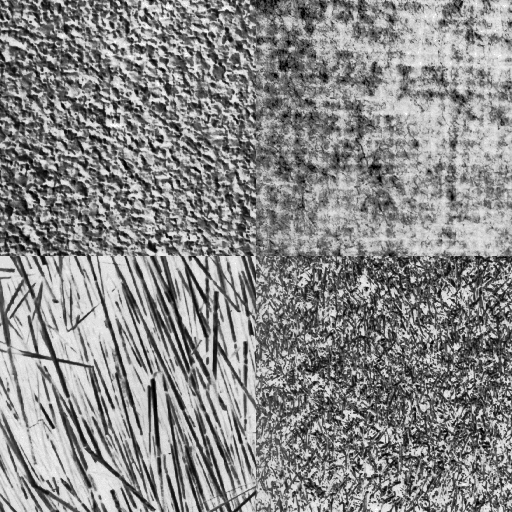
%> input picture Project_1_Segmentation/report/mosaic1.png, 512 x 512 px
$ octave Project_1_MainProgram.m   (GNU Octave 9; MATLAB toolbox functions it lacks are replaced by stand-ins)
%> lines starting %> are read from the running program, lines starting %| are printed output that depends on the picture
### Project_1_Segmentation/GLCM_Calculation.m
function [ glcm_mat] = GLCM_Calculation(imag,GrayLevel,dx,dy)

%Gray Level Co-ocurrence Matrix calculation
%   Generate the GLCM for an selected image
%   Code by Hao, Oct 05, 2018
%---- input -----
%imag :      the image for the GLCM calculation
%GreyLevel:  the gray level of input image
%dx,dy:      the dislocation of reference point and seeking point


%% get the size of input image
[row,col] = size(imag);

%% define the output of GLCM matrix
glcm_mat     = zeros(GrayLevel,GrayLevel);
glcm_mat_ind = 0:1:GrayLevel-1;

% Loop through all the input image location to generate the GLCM response
for i = 1:row
    for j = 1:col

        %define the reference point
        GrayLevel_ref = imag(i,j);

        %check whether if the the desinged point is out off image bounday
        if i+dy > row || i+dy < 1 || j+dx > col || j+dy < 1 || i + dx < 1 || j + dx < 1
            continue
        else
            %locate the point in the designed dislocation
            GrayLevel_next = imag(i+dy,j+dx);

            %insert the gray level response into the GLCM matrix
            glcm_row_indx = find(glcm_mat_ind==GrayLevel_ref);
            glcm_col_indx = find(glcm_mat_ind==GrayLevel_next);
            glcm_mat(glcm_row_indx, glcm_col_indx) = glcm_mat(glcm_row_indx, glcm_col_indx) + 1;

        end
    end
end


% generate the symmetric GLCM matrix by adding it's transpose
glcm_mat = glcm_mat+glcm_mat';

% generate the probability (normalized version of glcm)
glcm_mat = glcm_mat/sum(sum(glcm_mat));


end

### Project_1_Segmentation/Sliding_Window_GLCM_Analysis.m
function [ img_GLCM_feature_IDM,img_GLCM_feature_INR,img_GLCM_feature_SHD] = Sliding_Window_GLCM_Analysis(imag,gray_level,dx,dy,windowSize)
% Sliding window GLCM feature analysis
%   using sliding window for GLCM calculation and derive GLCM feature
%   Code by Hao, Oct 12, 2018
%---- input -----
%imag :      the calculated GLCM_Matrix
%GreyLevel:  the grey level used in GLCM calculation

%% parameters setting
%set the window size of GLCM calculation
window_size   = windowSize;
half_win_size = (window_size -1) ./2;

if( mod(window_size(1),2)==0 || mod(window_size(2),2)==0)
    error('-------!!! window size has to be odd number !!! -----')
end

%get the size of input figure
img_input_size = size(imag);

%convert the image from 8 bit(2^8 =256 gray level) to 4 bit (2^4 =16 gray level) and equalize the mosaic image
imag       = histeq(imag,256);
img_edit   = uint8(round(double(imag) * (gray_level-1) / double(max(imag(:)))));

%pad the input image to avoid the edge effect
img_padded = zeros(img_input_size(1)+ 2*half_win_size(1), img_input_size(2)+ 2*half_win_size(2));
img_padded((half_win_size(1)+1):(size(img_padded,1)-half_win_size(1)),((half_win_size(2)+1):(size(img_padded,2)-half_win_size(2)))) = img_edit;

% %define the output
img_GLCM_feature_IDM = zeros(img_input_size);
img_GLCM_feature_INR = zeros(img_input_size);
img_GLCM_feature_SHD = zeros(img_input_size);

%derive the GLCM feature by sliding window
for irow = 1:img_input_size(1)
    %display status
    fprintf('=========== running on row : %d of %d ==============\n',irow,img_input_size(1));
    for icol = 1:img_input_size(2)

        %select the image for GLCM calculation
        win_cent_row   = irow + half_win_size(1);
        win_cent_col   = icol + half_win_size(2);
        row_id_pad_beg = (win_cent_row) - half_win_size(1);
        row_id_pad_end = (win_cent_row) + half_win_size(1);
        col_id_pad_beg = (win_cent_col) - half_win_size(2);
        col_id_pad_end = (win_cent_col) + half_win_size(2);

        %select the local image
        imag_loc = img_padded(row_id_pad_beg:row_id_pad_end,col_id_pad_beg:col_id_pad_end);

        %derive the GLCM matrix by selected direction
        if(length(dx) ~= length(dy))
            error('------!!! dx and dy must have same size !!! --------')
        end

        % derive the glcm matrix based on defined mulit/single direction
        directions    = length(dx);
        glcm_mat_imag = 0;

        for itheta = 1:directions
            dx_use = dx(itheta);
            dy_use = dy(itheta);
            [glcm_mat_imag_tmp]  =  GLCM_Calculation(imag_loc,gray_level,dx_use,dy_use);
            glcm_mat_imag        =  glcm_mat_imag + glcm_mat_imag_tmp;
        end

        %get the average glcm matrix from all directions
        glcm_mat_imag = glcm_mat_imag./directions;

        %derive the feature image (value) for GLCM matrix
        [img_GLCM_feature_IDM(irow,icol),img_GLCM_feature_INR(irow,icol),img_GLCM_feature_SHD(irow,icol) ] = GLCM_Feature_Calculation(glcm_mat_imag,gray_level);
    end
end


end

### Project_1_Segmentation/Project_1_MainProgram.m
%%=======================================================================
%% Matlab code for project-1
% Author: Hao, Zhao
% Date:   2018, Oct 08
%%=======================================================================

%clean the Matlab enviroment
close all; clear all; clc

%% PartA: Loading the images and seperate into individual textures

% load the two mosic images
mosaic1 = imread('mosaic1.png');
%> mosaic1 is the input picture: size 512x512 uint8; min 0, max 255, mean 136.8
mosaic2 = imread('mosaic2.png');
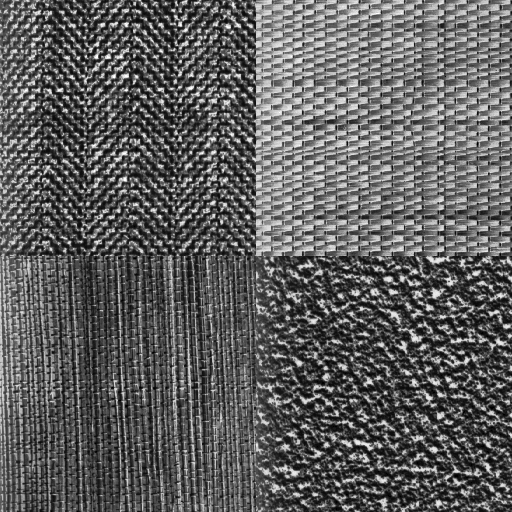
%> input picture Project_1_Segmentation/report/mosaic2.png, 512 x 512 px
%> mosaic2 is the input picture: size 512x512 uint8; min 0, max 255, mean 95.4

% display the input raw images
figure;imagesc(mosaic1);
colormap gray;
colorbar;
title('=== masaic image-1 ===')

figure;imagesc(mosaic2);
colormap gray;
colorbar;
title('=== masaic image-2 ===')

% seperate the initial images into 8 individual masic images
texture_1 = mosaic1(1:256,1:256);
texture_2 = mosaic1(257:512,1:256);
texture_3 = mosaic1(1:256,257:512);
texture_4 = mosaic1(257:512,257:512);
texture_5 = mosaic2(1:256,1:256);
texture_6 = mosaic2(257:512,1:256);
texture_7 = mosaic2(1:256,257:512);
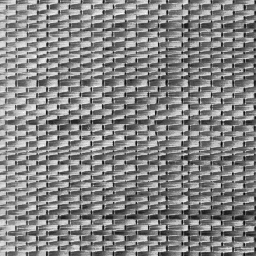
%> texture_7: size 256x256 uint8; min 0, max 255, mean 133.4
texture_8 = mosaic2(257:512,257:512);
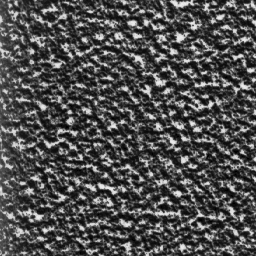
%> texture_8: size 256x256 uint8; min 0, max 234, mean 78.1

texture_all    = cell(1,8);
texture_all{1} = texture_1;
texture_all{2} = texture_2;
texture_all{3} = texture_3;
texture_all{4} = texture_4;
texture_all{5} = texture_5;
texture_all{6} = texture_6;
texture_all{7} = texture_7;
texture_all{8} = texture_8;

%% PartB: analysis the 2nd order statistic parameters(GLCM) for individual image

% Equaliz the mosaic images and display
texture_all_eq     = cell(1,8);
texture_all_new    = cell(1,8);

for n = 1:8
%> this loop made 8 passes; what is shown inside it comes from the first

    %convert the image from 8 bit(2^8 =256 gray level) to 4 bit (2^4 =16 gray level) and equalize the mosaic image
    gray_level         = 2^4;
    texture_all_eq{n}  = histeq(texture_all{n},256);
    texture_all_new{n} = uint8(round(double(texture_all_eq{n}) * (gray_level-1) / double(max(texture_all_eq{n}(:)))));

    figure;
    suptitle(sprintf(['=== Texture image: ' num2str(n) ' === \n']))

    subplot(2,3,1)
    imagesc(texture_all{n});
    colormap gray;
    colorbar;
    title('Original image')

    subplot(2,3,2)
    imagesc(texture_all_eq{n});
    colormap gray;
    colorbar;
    title('Equalized image')

    subplot(2,3,3)
    imagesc(texture_all_new{n});
    colormap gray;
    colorbar;
    title('Equalized image with 16 gray level')

    subplot(2,3,4)
    imhist(texture_all{n});
    xlim([0,255])
    title('Hisogram of original image')

    subplot(2,3,5)
    imhist(texture_all_eq{n});
    xlim([0,255])
    title('Hisogram of equalized image')

    subplot(2,3,6)
    imhist(texture_all_new{n});
    xlim([0,15])
    title('Hisogram of equalized image with 16 gray level')
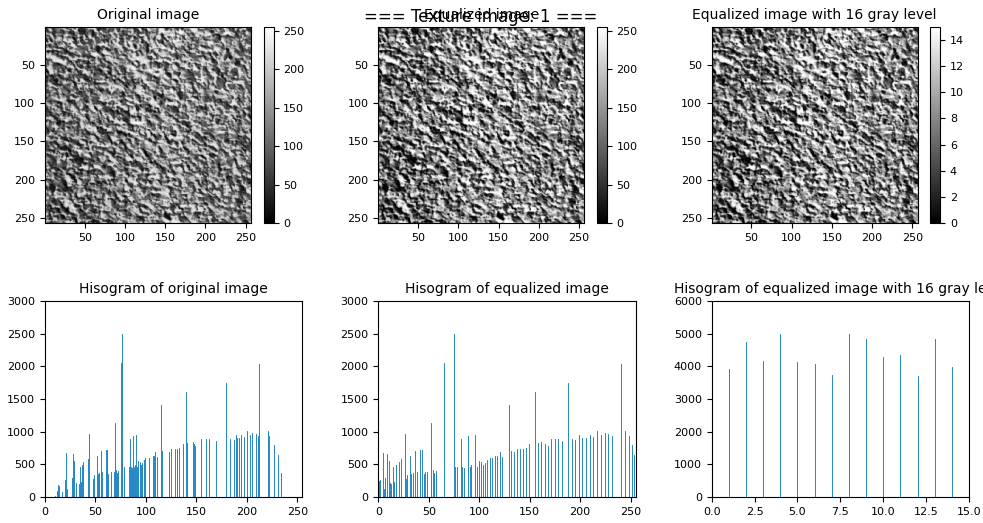
%> figure redrawn from the program's plot data, 6 panels

end


% calculate the GLCM for each textures
for n = 1:8
%> this loop made 8 passes; what is shown inside it comes from the first

    %define the gray level for GLCM analysis
    gray_level = 16;

    %define the GLCM analyzing parameters (step and angle)
    switch n
        case 1 % isotropic GLCM
            dx = [1, 1, 0, -1];
            dy = [0,-1,-1, -1];
        case 2 % 90 degree GLCM
            dx = 1;
            dy = 0;
        case 3 % 0 and 90 degree GLCM
            dx = [1,0];
            dy = [0,1];
        case 4 % 0 and 90 degree GLCM
            dx = [1,0];
            dy = [0,1];
        case 5  % 45 and 135 degree GLCM
            dx = [1,1];
            dy = [1,-1];
        case 6  % 90 degree GLCM
            dx = 1;
            dy = 0;
        case 7 % 0 and 90 degree GLCM
            dx = [1,0];
            dy = [0,1];
        otherwise % isotropic GLCM
            dx = [1, 1, 0, -1];
            dy = [0,-1,-1, -1];
    end

    %derive the GLCM matrix by selected direction
    if(length(dx) ~= length(dy))
        error('------!!! dx and dy must have same size !!! --------')
    end

    % derive the glcm matrix based on defined mulit/single direction
    directions    = length(dx);
    glcm_mat_imag = 0;

    for itheta = 1:directions
        dx_use = dx(itheta);
        dy_use = dy(itheta);
        [glcm_mat_imag_tmp]  =  GLCM_Calculation(texture_all_new{n},gray_level,dx_use,dy_use);
        glcm_mat_imag        =  glcm_mat_imag + glcm_mat_imag_tmp;
    end

    %get the average glcm matrix from all directions
    glcm_mat_imag = glcm_mat_imag./directions;

    figure;
    suptitle(sprintf(['=== Equalized texture image and corresponding GLCM: ' num2str(n) ' === \n']))

    subplot(1,2,1)
    imagesc(texture_all_new{n});
    colormap gray;
    colorbar;
    title('Equalized image')

    subplot(1,2,2)
    imagesc(glcm_mat_imag);
    colormap Parula;
    colorbar;
    xlim([0,15]);
    title('Normalized GLCM matrix')
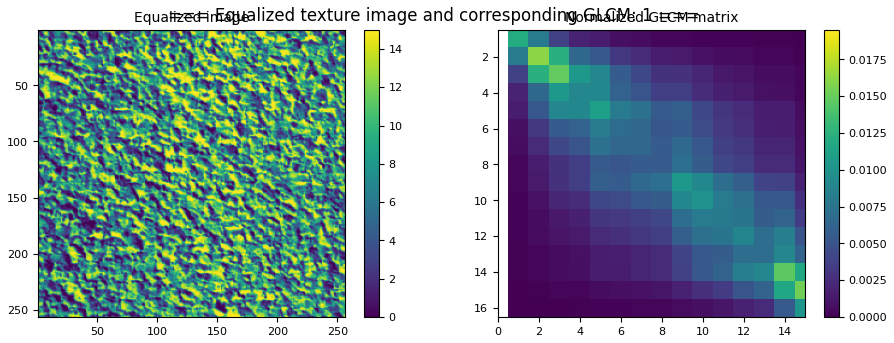
%> figure redrawn from the program's plot data, 2 panels

end


%% Part C: Computing GLCM feature images in local windows

%convert the image from 8 bit(2^8 =256 gray level) to 4 bit (2^4 =16 gray level) and equalize the mosaic image
gray_level  = 2^4;
mosaic1_eq  = histeq(mosaic1,256);
mosaic1_new = uint8(round(double(mosaic1_eq) * (gray_level-1) / double(max(mosaic1_eq(:)))));
mosaic2_eq  = histeq(mosaic2,256);
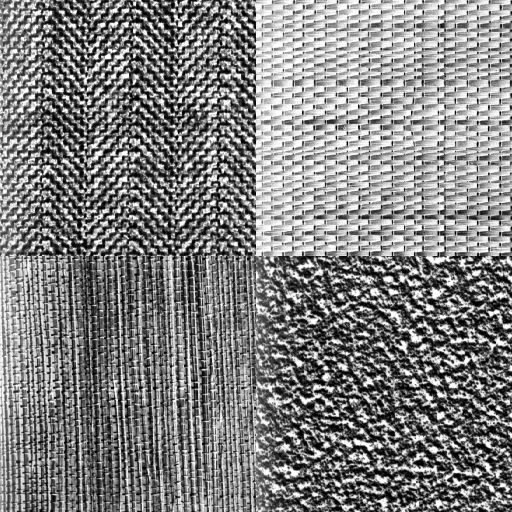
%> mosaic2_eq: size 512x512 uint8; min 0, max 255, mean 128.7
mosaic2_new = uint8(round(double(mosaic2_eq) * (gray_level-1) / double(max(mosaic2_eq(:)))));

%set window and gray parammeters for sliding window GLCM analysis:
window     = [31,31];
gray_level = 16;

%save the derived features for segmentation use
GLCM_features = cell(3,8);

for n = 1:8

    %define the GLCM analyzing parameters (step and angle)
    switch n
        case 1 % isotropic GLCM
            dx    = [1, 1, 0, -1];
            dy    = [0,-1,-1, -1];
            image = mosaic1_new;
        case 2 % 90 degree GLCM
            dx = 1;
            dy = 0;
            image = mosaic1_new;
        case 3 % 0 and 90 degree GLCM
            dx = [1,0];
            dy = [0,1];
            image = mosaic1_new;
        case 4 % 0 and 90 degree GLCM
            dx = [1,0];
            dy = [0,1];
            image = mosaic1_new;
        case 5  % 45 and 135 degree GLCM
            dx = [1,1];
            dy = [1,-1];
            image = mosaic2_new;
        case 6  % 90 degree GLCM
            dx = 1;
            dy = 0;
            image = mosaic2_new;
        case 7 % 0 and 90 degree GLCM
            dx = [1,0];
            dy = [0,1];
            image = mosaic2_new;
        otherwise % isotropic GLCM
            dx = [1, 1, 0, -1];
            dy = [0,-1,-1, -1];
            image = mosaic2_new;
    end

    %start sliding window GLCM calculation
    [img_GLCM_feature_IDM,img_GLCM_feature_INR,img_GLCM_feature_SHD] = Sliding_Window_GLCM_Analysis(image,gray_level,dx,dy,window);
%> in Sliding_Window_GLCM_Analysis, `img_padded((half_win_size(1)+1):(size(img_padded,1)-half_win_size(1)),..`:
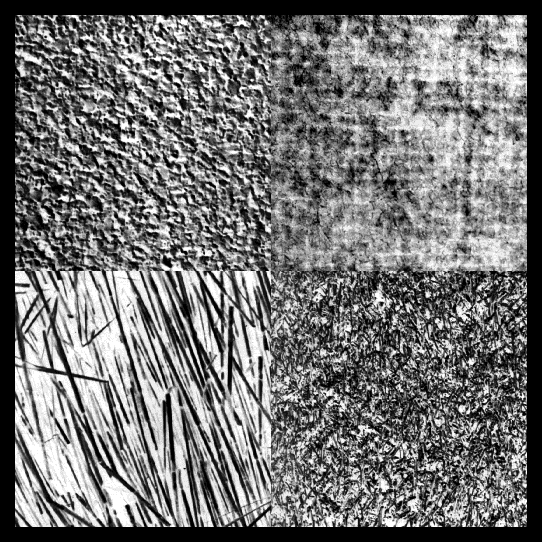
%> img_padded: size 542x542 double; min 0, max 15, mean 6.77; drawn with min black and max white
%> (the run ends here)
